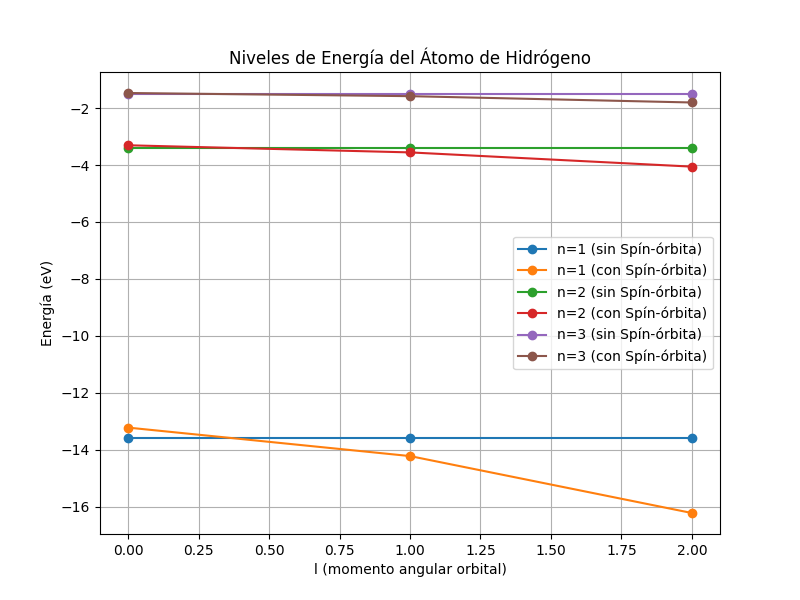

The Python source for this figure:
import numpy as np
import matplotlib.pyplot as plt

def energy_level(n, l):
    """
    Calcula la energía del nivel n y momento angular orbital l para el átomo de hidrógeno
    """
    return -13.6 / (n**2)  # Energía sin considerar la interacción Spín-órbita

def energy_level_spin_orbit(n, l):
    """
    Calcula la energía del nivel n y momento angular orbital l considerando la interacción Spín-órbita
    """
    return energy_level(n, l) - (1/2) * (l * (l + 1) - 3/4) / (n**2)

n_values = [1, 2, 3]  # Valores de n para los niveles de energía
l_values = [0, 1, 2]  # Valores de l para los niveles de energía

# Energías sin considerar la interacción Spín-órbita
energies = [[energy_level(n, l) for l in l_values] for n in n_values]

# Energías considerando la interacción Spín-órbita
energies_spin_orbit = [[energy_level_spin_orbit(n, l) for l in l_values] for n in n_values]

# Graficar los niveles de energía antes y después de la inclusión de la interacción Spín-órbita
plt.figure(figsize=(8, 6))
for i in range(len(n_values)):
    plt.plot(l_values, energies[i], 'o-', label=f'n={n_values[i]} (sin Spín-órbita)')
    plt.plot(l_values, energies_spin_orbit[i], 'o-', label=f'n={n_values[i]} (con Spín-órbita)')
    print(f"Niveles de energía para n={n_values[i]}:")
    print(f"Sin Spín-órbita: {energies[i]}")
    print(f"Con Spín-órbita: {energies_spin_orbit[i]}\n")
plt.xlabel('l (momento angular orbital)')
plt.ylabel('Energía (eV)')
plt.title('Niveles de Energía del Átomo de Hidrógeno')
plt.legend()
plt.grid(True)
plt.show()
